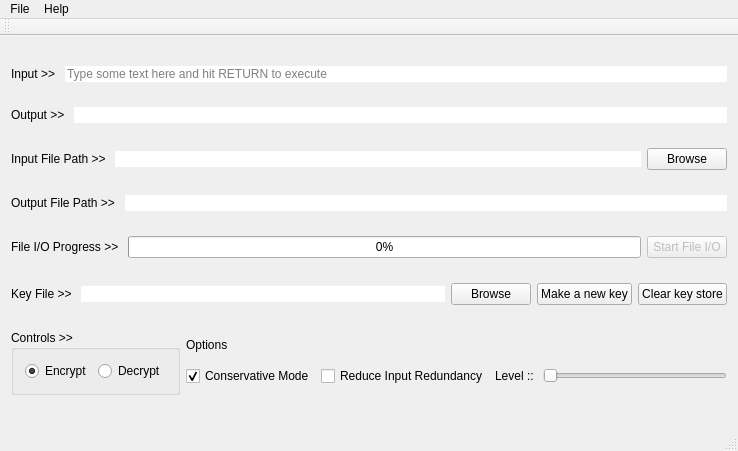
<?xml version="1.0" encoding="UTF-8"?>
<ui version="4.0">
 <class>MainWindow</class>
 <widget class="QMainWindow" name="MainWindow">
  <property name="geometry">
   <rect>
    <x>0</x>
    <y>0</y>
    <width>738</width>
    <height>451</height>
   </rect>
  </property>
  <property name="windowTitle">
   <string>V2</string>
  </property>
  <property name="styleSheet">
   <string notr="true"/>
  </property>
  <widget class="QWidget" name="centralWidget">
   <layout class="QGridLayout" name="gridLayout">
    <item row="0" column="0" colspan="2">
     <layout class="QHBoxLayout" name="horizontalLayout">
      <item>
       <widget class="QLabel" name="label">
        <property name="sizePolicy">
         <sizepolicy hsizetype="Preferred" vsizetype="Fixed">
          <horstretch>0</horstretch>
          <verstretch>0</verstretch>
         </sizepolicy>
        </property>
        <property name="text">
         <string>Input &gt;&gt; </string>
        </property>
       </widget>
      </item>
      <item>
       <widget class="QLineEdit" name="lineEdit">
        <property name="styleSheet">
         <string notr="true">border: none</string>
        </property>
        <property name="placeholderText">
         <string>Type some text here and hit RETURN to execute</string>
        </property>
       </widget>
      </item>
     </layout>
    </item>
    <item row="1" column="0" colspan="2">
     <layout class="QHBoxLayout" name="horizontalLayout_3">
      <item>
       <widget class="QLabel" name="label_3">
        <property name="sizePolicy">
         <sizepolicy hsizetype="Preferred" vsizetype="Fixed">
          <horstretch>0</horstretch>
          <verstretch>0</verstretch>
         </sizepolicy>
        </property>
        <property name="text">
         <string>Output &gt;&gt; </string>
        </property>
       </widget>
      </item>
      <item>
       <widget class="QLineEdit" name="lineEdit_3">
        <property name="styleSheet">
         <string notr="true">border: none</string>
        </property>
        <property name="readOnly">
         <bool>true</bool>
        </property>
       </widget>
      </item>
     </layout>
    </item>
    <item row="2" column="0" colspan="2">
     <layout class="QHBoxLayout" name="horizontalLayout_5">
      <item>
       <widget class="QLabel" name="label_5">
        <property name="text">
         <string>Input File Path &gt;&gt; </string>
        </property>
       </widget>
      </item>
      <item>
       <widget class="QLineEdit" name="lineEdit_4">
        <property name="styleSheet">
         <string notr="true">border: none</string>
        </property>
        <property name="dragEnabled">
         <bool>false</bool>
        </property>
        <property name="readOnly">
         <bool>true</bool>
        </property>
       </widget>
      </item>
      <item>
       <widget class="QPushButton" name="pushButton_4">
        <property name="text">
         <string>Browse</string>
        </property>
       </widget>
      </item>
     </layout>
    </item>
    <item row="3" column="0" colspan="2">
     <layout class="QHBoxLayout" name="horizontalLayout_6">
      <item>
       <widget class="QLabel" name="label_6">
        <property name="text">
         <string>Output File Path &gt;&gt; </string>
        </property>
       </widget>
      </item>
      <item>
       <widget class="QLineEdit" name="lineEdit_5">
        <property name="styleSheet">
         <string notr="true">border: none</string>
        </property>
        <property name="readOnly">
         <bool>true</bool>
        </property>
       </widget>
      </item>
     </layout>
    </item>
    <item row="4" column="0" colspan="2">
     <layout class="QHBoxLayout" name="horizontalLayout_7">
      <item>
       <widget class="QLabel" name="label_7">
        <property name="text">
         <string>File I/O Progress &gt;&gt; </string>
        </property>
       </widget>
      </item>
      <item>
       <widget class="QProgressBar" name="progressBar">
        <property name="styleSheet">
         <string notr="true"/>
        </property>
        <property name="value">
         <number>0</number>
        </property>
       </widget>
      </item>
      <item>
       <widget class="QPushButton" name="pushButton_6">
        <property name="enabled">
         <bool>false</bool>
        </property>
        <property name="text">
         <string>Start File I/O</string>
        </property>
       </widget>
      </item>
     </layout>
    </item>
    <item row="5" column="0" colspan="2">
     <layout class="QHBoxLayout" name="horizontalLayout_2">
      <item>
       <widget class="QLabel" name="label_2">
        <property name="sizePolicy">
         <sizepolicy hsizetype="Preferred" vsizetype="Fixed">
          <horstretch>0</horstretch>
          <verstretch>0</verstretch>
         </sizepolicy>
        </property>
        <property name="text">
         <string>Key File &gt;&gt; </string>
        </property>
       </widget>
      </item>
      <item>
       <widget class="QLineEdit" name="lineEdit_2">
        <property name="styleSheet">
         <string notr="true">border: none</string>
        </property>
        <property name="readOnly">
         <bool>true</bool>
        </property>
       </widget>
      </item>
      <item>
       <widget class="QPushButton" name="pushButton">
        <property name="text">
         <string>Browse</string>
        </property>
       </widget>
      </item>
      <item>
       <widget class="QPushButton" name="pushButton_2">
        <property name="text">
         <string>Make a new key</string>
        </property>
       </widget>
      </item>
      <item>
       <widget class="QPushButton" name="pushButton_3">
        <property name="text">
         <string>Clear key store</string>
        </property>
       </widget>
      </item>
     </layout>
    </item>
    <item row="6" column="0">
     <widget class="QGroupBox" name="groupBox">
      <property name="sizePolicy">
       <sizepolicy hsizetype="Preferred" vsizetype="Minimum">
        <horstretch>0</horstretch>
        <verstretch>0</verstretch>
       </sizepolicy>
      </property>
      <property name="title">
       <string>Controls &gt;&gt;</string>
      </property>
      <layout class="QHBoxLayout" name="horizontalLayout_4">
       <item>
        <widget class="QRadioButton" name="radioButton">
         <property name="text">
          <string>Encrypt</string>
         </property>
         <property name="checked">
          <bool>true</bool>
         </property>
        </widget>
       </item>
       <item>
        <widget class="QRadioButton" name="radioButton_2">
         <property name="text">
          <string>Decrypt</string>
         </property>
        </widget>
       </item>
      </layout>
     </widget>
    </item>
    <item row="6" column="1">
     <layout class="QVBoxLayout" name="verticalLayout">
      <item>
       <widget class="QLabel" name="label_8">
        <property name="sizePolicy">
         <sizepolicy hsizetype="Preferred" vsizetype="Fixed">
          <horstretch>0</horstretch>
          <verstretch>0</verstretch>
         </sizepolicy>
        </property>
        <property name="text">
         <string>Options</string>
        </property>
       </widget>
      </item>
      <item>
       <layout class="QHBoxLayout" name="horizontalLayout_8">
        <item>
         <widget class="QCheckBox" name="checkBox">
          <property name="text">
           <string>Conservative Mode</string>
          </property>
          <property name="checked">
           <bool>true</bool>
          </property>
         </widget>
        </item>
        <item>
         <widget class="QCheckBox" name="checkBox_2">
          <property name="text">
           <string>Reduce Input Redundancy</string>
          </property>
         </widget>
        </item>
        <item>
         <widget class="QLabel" name="label_4">
          <property name="sizePolicy">
           <sizepolicy hsizetype="Preferred" vsizetype="Fixed">
            <horstretch>0</horstretch>
            <verstretch>0</verstretch>
           </sizepolicy>
          </property>
          <property name="text">
           <string>Level :: </string>
          </property>
         </widget>
        </item>
        <item>
         <widget class="QSlider" name="horizontalSlider">
          <property name="enabled">
           <bool>false</bool>
          </property>
          <property name="maximum">
           <number>9</number>
          </property>
          <property name="orientation">
           <enum>Qt::Horizontal</enum>
          </property>
         </widget>
        </item>
       </layout>
      </item>
     </layout>
    </item>
   </layout>
  </widget>
  <widget class="QMenuBar" name="menuBar">
   <property name="geometry">
    <rect>
     <x>0</x>
     <y>0</y>
     <width>738</width>
     <height>20</height>
    </rect>
   </property>
   <widget class="QMenu" name="menuFile">
    <property name="title">
     <string>File</string>
    </property>
    <addaction name="actionExit"/>
   </widget>
   <widget class="QMenu" name="menuHelp">
    <property name="title">
     <string>Help</string>
    </property>
    <addaction name="actionAbout"/>
   </widget>
   <addaction name="menuFile"/>
   <addaction name="menuHelp"/>
  </widget>
  <widget class="QToolBar" name="mainToolBar">
   <attribute name="toolBarArea">
    <enum>TopToolBarArea</enum>
   </attribute>
   <attribute name="toolBarBreak">
    <bool>false</bool>
   </attribute>
  </widget>
  <widget class="QStatusBar" name="statusBar"/>
  <action name="actionExit">
   <property name="text">
    <string>Exit</string>
   </property>
  </action>
  <action name="actionAbout">
   <property name="text">
    <string>About</string>
   </property>
  </action>
 </widget>
 <layoutdefault spacing="6" margin="11"/>
 <tabstops>
  <tabstop>lineEdit</tabstop>
  <tabstop>lineEdit_3</tabstop>
  <tabstop>lineEdit_4</tabstop>
  <tabstop>lineEdit_5</tabstop>
  <tabstop>pushButton_4</tabstop>
  <tabstop>pushButton_6</tabstop>
  <tabstop>lineEdit_2</tabstop>
  <tabstop>pushButton</tabstop>
  <tabstop>pushButton_2</tabstop>
  <tabstop>pushButton_3</tabstop>
  <tabstop>radioButton_2</tabstop>
  <tabstop>checkBox</tabstop>
  <tabstop>checkBox_2</tabstop>
  <tabstop>horizontalSlider</tabstop>
 </tabstops>
 <resources/>
 <connections/>
</ui>
